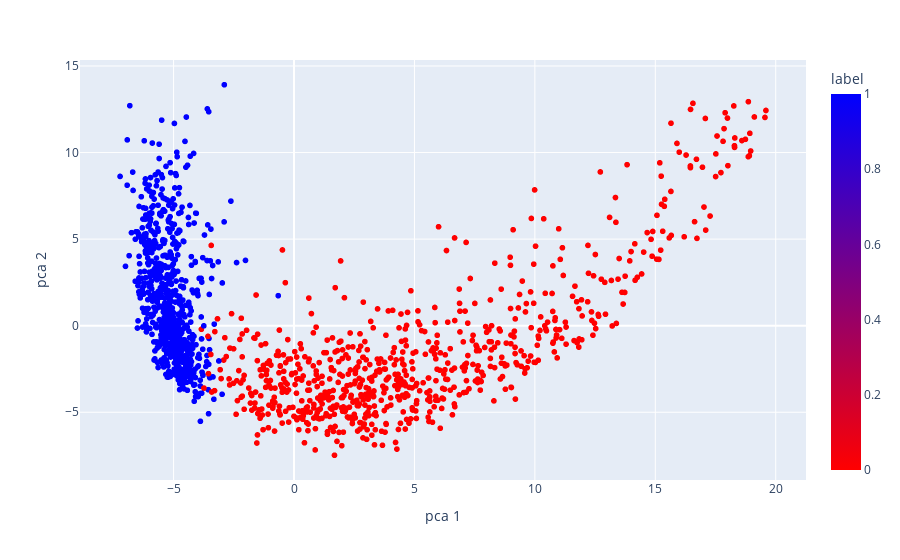

The code cell stored with this chart in its notebook:
### Code cell
pca_datasets = ['cities']

data = load_acts(pca_datasets, 14)
pca = PCA(n_components=2)
X_pca = pca.fit_transform(np.array(data['acts'].tolist()))
data[['pca 1', 'pca 2']] = X_pca
    
fig = px.scatter(data, x='pca 1', y='pca 2', color='label', color_continuous_scale='Bluered_r')
fig.show()

### Figure 1 — Plotly figure (JSON) as saved in the notebook; plotly's stock layout.template omitted (floating-point values rounded to 4 significant figures; data arrays with more than 128 entries replaced by an {"elided": "..."} marker saying what was removed)
{"data": [{"hovertemplate": "pca 1=%{x}<br>pca 2=%{y}<br>label=%{marker.color}<extra></extra>", "legendgroup": "", "marker": {"color": {"elided": "1496 int values"}, "coloraxis": "coloraxis", "symbol": "circle"}, "mode": "markers", "name": "", "showlegend": false, "type": "scattergl", "x": {"elided": "1496 float values"}, "xaxis": "x", "y": {"elided": "1496 float values"}, "yaxis": "y"}], "layout": {"autosize": true, "coloraxis": {"colorbar": {"title": {"text": "label"}}, "colorscale": [[0, "rgb(255,0,0)"], [1, "rgb(0,0,255)"]]}, "legend": {"tracegroupgap": 0}, "margin": {"t": 60}, "xaxis": {"anchor": "y", "autorange": true, "domain": [0, 1], "range": [-8.878, 21.25], "title": {"text": "pca 1"}, "type": "linear"}, "yaxis": {"anchor": "x", "autorange": true, "domain": [0, 1], "range": [-9.141, 15.57], "title": {"text": "pca 2"}, "type": "linear"}}}
